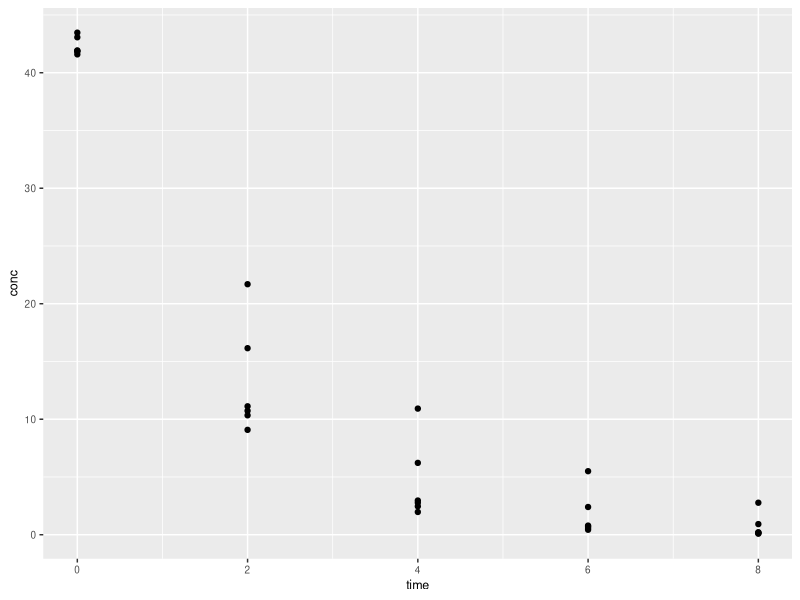
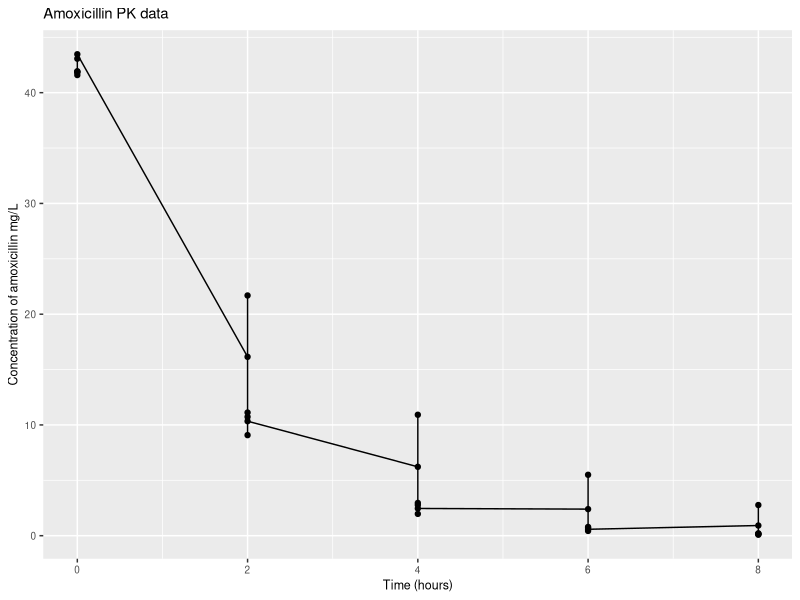
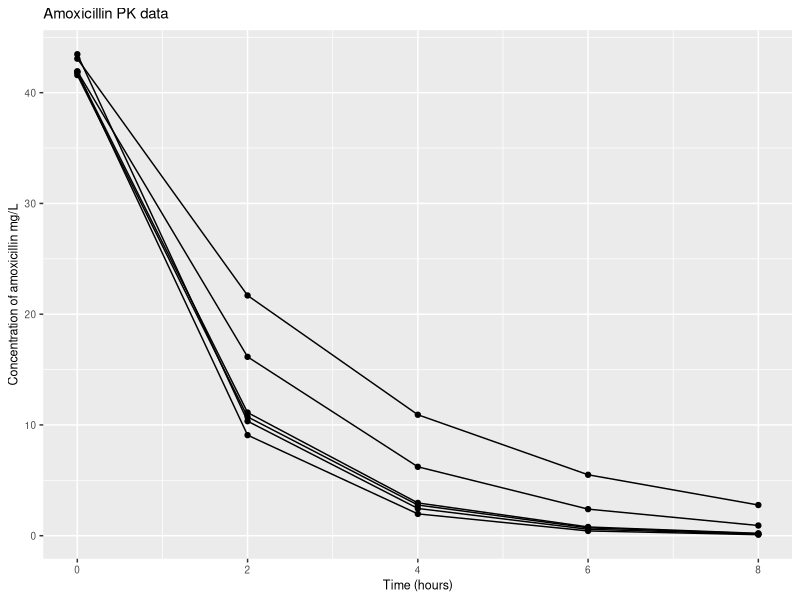

R code for these plots, in order:
## ---- chunk 1
knitr::opts_chunk$set(echo = TRUE, fig.pos= "H")
library(tidyverse)
library(kableExtra)
## ---- chunk 2
  
#Some example script
3+4 #simple addition
3*26 #multiplication
log(2) #logarithm

#note that I can make comments after a '#' that are ignored when I run lines of code

## ---- chunk 3
a<-seq(3) # asks for a sequence of 3 numbers and stores it as the object 'a'
a #calls the stored object 'a'
3*a # multiply all elements of 'a' by 3
mon<- c("JAN","FEB","MAR")
CAL<-data.frame(mon,a)
CAL #show 'CAL' data frame in R console.
## ---- chunk 4
list.files()
# remember your output will depend on what you have in your folder
## ---- chunk 5
amox<-read.csv("amoxicillin.csv") 
#note, for some systems you need to include the option 'header =TRUE' 
#e.g. amox<-read.csv("amoxicillin.csv", header = TRUE)
## ---- chunk 6
head(amox) # shows you the first 6 rows of the data frame
amox$ID # shows you the 'ID' column
summary(amox$ID) #summarises the ID column. 5 samples per participant

amox[15,] # looks at row 15
amox[,2] # looks at column 2
## ---- chunk 7

knitr::kable(amox,booktabs = TRUE, caption='Original amoxicillin data')%>%
  kable_styling(latex_options = "striped")
## ---- chunk 8
amox %>%
  pivot_wider(names_from = time, values_from = conc)%>%
  knitr::kable(booktabs = TRUE,format='html', caption = "Amoxicillin data by sample time")%>%
  kable_styling()%>%
  add_header_above(c(" " = 1, "Time (hours)" = 5))
## ---- chunk 9
amox %>%
  pivot_wider(names_from = ID, values_from = conc)%>%
  knitr::kable(booktabs = TRUE,format='html', caption = "Amoxicillin data by ID number")%>%
  kable_styling()%>%
  add_header_above(c(" " = 1, "ID" = 6))
## ---- chunk 10
summary(amox)
## ---- chunk 11
library(tidyverse)
## ---- chunk 12
amox%>%
  group_by(ID)%>%
  summarise(max(conc))
# here we tell R to take 'amox', group by 'ID' then give the min conc
## ---- chunk 13
amox%>%
  group_by(ID)%>%
  summarise(min(conc),median(conc), max(conc),IQR(conc))
## ---- chunk 14

theme_set(theme(text = element_text(size=9)))
## ---- chunk 15
ggplot(data=amox, aes(x=time, y=conc))+
  geom_point()
## ---- chunk 16
ggplot(data=amox, aes(x=time, y=conc))+
  geom_point()+
  xlab("Time (hours)")+
  ylab("Concentration of amoxicillin mg/L")+
  ggtitle("Amoxicillin PK data")+
  geom_line()
## ---- chunk 17
ggplot(data=amox, aes(x=time, y=conc, group=ID))+ #note the group goes up here
  geom_point()+
  xlab("Time (hours)")+
  ylab("Concentration of amoxicillin mg/L")+
  ggtitle("Amoxicillin PK data")+
  geom_line()
